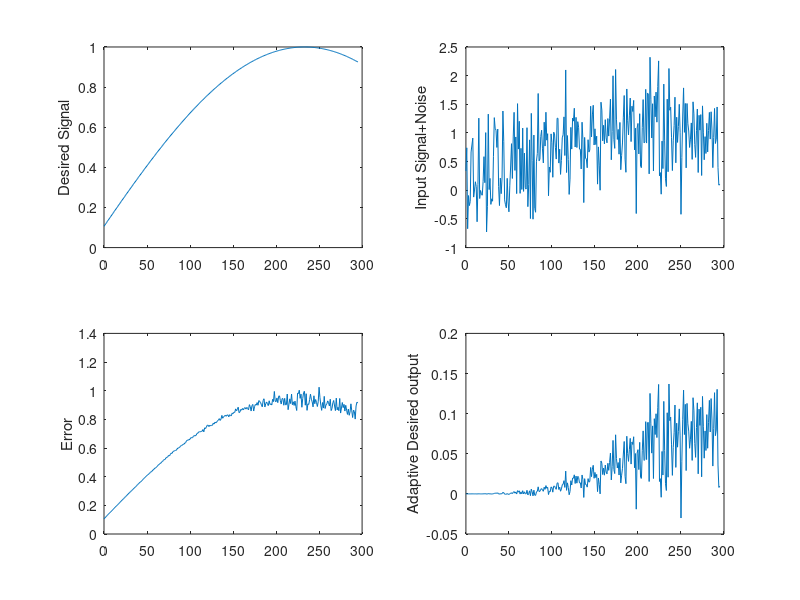

Recreate this plot in MATLAB.
clc
close all
clear all

N= 296; %input('length of sequence N = ');
t=[0:N-1];
w0=0.001;  phi=0.1;
d=sin(2*pi*[1:N]*w0+phi);
x=d+randn(1,N)*0.5;
w=zeros(1,N); 
mu= 0.0005; %input('mu = ');
for i=1:N
   e(i) = d(i) - w(i)' * x(i);
   w(i+1) = w(i) + mu * e(i) * x(i);
end
for i=1:N
yd(i) = sum(w(i)' * x(i));  
end
subplot(221),plot(t,d),ylabel('Desired Signal'),
subplot(222),plot(t,x),ylabel('Input Signal+Noise'),
subplot(223),plot(t,e),ylabel('Error'),
subplot(224),plot(t,yd),ylabel('Adaptive Desired output');